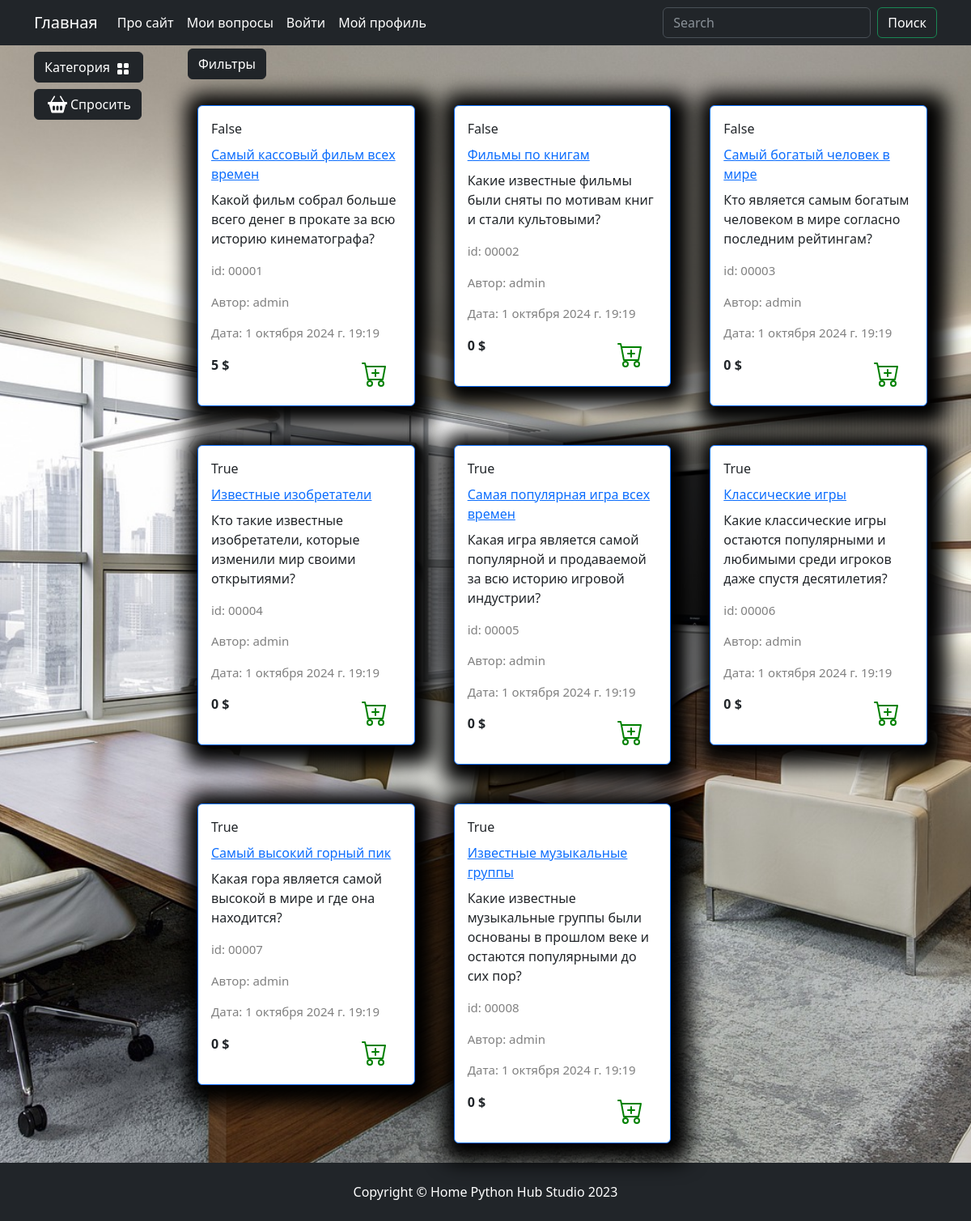
The app's page /catalog/search/ with its own data.
### questions/models.py (models this page shows, shortened)
class Questions(models.Model):
    author = models.ForeignKey("auth.User", on_delete=models.CASCADE, verbose_name="Автор")
    category = models.ForeignKey(to=Categories, on_delete=models.CASCADE, verbose_name="Категория")
    title = models.CharField(max_length=200, verbose_name="Заголовок")
    slug = models.SlugField(max_length=200, unique=True, blank=True, null=True, verbose_name="Ссылка")
    text = models.TextField(verbose_name="Текст")
    rating = models.IntegerField(default=0, verbose_name="Рейтинг")
    date = models.DateTimeField( verbose_name="Дата", default=time_now)
    out_answer = models.BooleanField(default=True, verbose_name="Без ответа")
    class Meta:
        db_table = "question"
        verbose_name = "Вопрос"
        verbose_name_plural = "Вопросы"
    def display_id(self):
        return f"{self.id:05}"

### questions/views.py (the view)
# urls.py: path('catalog/', include('questions.urls', namespace='catalog')),
def catalog(request, category_slug=None):
    out_answer = request.GET.get('out_answer', None)
    order_by = request.GET.get('order_by', None)
    query = request.GET.get('q', None)
    if category_slug==None and not query:
        questions = Questions.objects.all()
    elif query:
        questions = q_search(query)
    else:
        questions = Questions.objects.filter(category__slug=category_slug)
    if out_answer:
        questions = questions.filter(out_answer=True)
    if order_by and order_by != "default":
        questions = questions.order_by(order_by)
    context: dict = {
        'title': "Каталог",
        'content': "Содержание каталога",
        'questions': questions,
        'slug_url': category_slug
    }
    return render(request, 'questions/catalog.html', context)

### questions/templatetags/question_tags.py (called while the page is built)
@register.simple_tag()
def tag_categories():
    return Categories.objects.all()

### questions/templates/questions/catalog.html (shortened to what this page needs)
{% extends "main/base.html" %}
{% load static %}
{% block content %}
    <div class="row">
        <div class="dropdown mb-2">
            <button class="btn btn-secondary dropdown-toggle btn-dark" type="button" data-bs-toggle="dropdown"
                aria-expanded="false">
                Фильтры
            </button>
        </div>
        {% for item in questions %}
        <div class="col-lg-4 col-md-6 p-4">
            <div class="card border-primary rounded custom-shadow">
                <div class="card-body">
                    <p class="card-title">{{ item.out_answer }}</p>
                    <a href="{% url "catalog:question" item.slug %}">
                        <p class="card-title">{{ item.title }}</p>
                    </a>
                    <p class="card-text ">{{ item.text }}</p>
                    <p class="product_id">id: {{ item.display_id }}</p>
                    <p class="product_id">Автор: {{ item.author }}</p>
                    <p class="product_id">Дата: {{ item.date }}</p>
                    <div class="d-flex justify-content-between">
                        <p><strong>{{ item.rating }} $</strong></p>
                        <a href="#" class="btn add-to-cart">
                            <img class="mx-1" src="{% static "deps/icons/cart-plus.svg" %}" alt="Catalog Icon"
                                width="32" height="32">
                        </a>
                    </div>
                </div>
            </div>
        </div>
        {% endfor %}
    </div>
{% endblock content %}
{% block footer %}
    <footer class="py-4 bg-dark">
        <div class="container">
            <p class="m-0 text-center text-white">Copyright &copy; Home Python Hub Studio 2023</p>
        </div>
    </footer>
{% endblock footer %}

### static/deps/css/my_css.css (style rules this page uses)
body { background-image: url("../images/bg-image.jpg"); background-repeat: no-repeat; background-attachment: fixed; background-position: center center; background-size: cover; height: 100%; }
.dropdown-toggle::after { content: none; }
.custom-shadow { box-shadow: 5px 5px 25px 19px #000000; }
.product_id { color: gray; font-size: 15px; }

### records on screen
Questions: out_answer "False", title "Самый кассовый фильм всех времен", text "Какой фильм собрал больше всего денег в прокате за всю историю кинематографа?", display_id "00001", author "admin", date "1 октября 2024 г. 19:19", rating "5"
Questions: out_answer "False", title "Фильмы по книгам", text "Какие известные фильмы были сняты по мотивам книг и стали культовыми?", display_id "00002", author "admin", date "1 октября 2024 г. 19:19", rating "0"
Questions: out_answer "False", title "Самый богатый человек в мире", text "Кто является самым богатым человеком в мире согласно последним рейтингам?", display_id "00003", author "admin", date "1 октября 2024 г. 19:19", rating "0"
Questions: out_answer "True", title "Известные изобретатели", text "Кто такие известные изобретатели, которые изменили мир своими открытиями?", display_id "00004", author "admin", date "1 октября 2024 г. 19:19", rating "0"
Questions: out_answer "True", title "Самая популярная игра всех времен", text "Какая игра является самой популярной и продаваемой за всю историю игровой индустрии?", display_id "00005", author "admin", date "1 октября 2024 г. 19:19", rating "0"
Questions: out_answer "True", title "Классические игры", text "Какие классические игры остаются популярными и любимыми среди игроков даже спустя десятилетия?", display_id "00006", author "admin", date "1 октября 2024 г. 19:19", rating "0"
Questions: out_answer "True", title "Самый высокий горный пик", text "Какая гора является самой высокой в мире и где она находится?", display_id "00007", author "admin", date "1 октября 2024 г. 19:19", rating "0"
Questions: out_answer "True", title "Известные музыкальные группы", text "Какие известные музыкальные группы были основаны в прошлом веке и остаются популярными до сих пор?", display_id "00008", author "admin", date "1 октября 2024 г. 19:19", rating "0"
